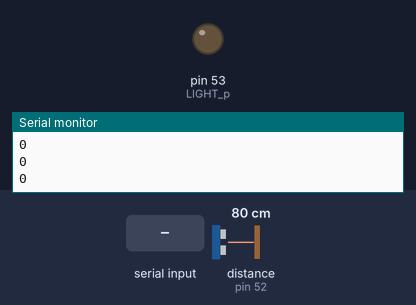
Simulated run of this sketch. Board: Arduino Mega 2560, built with avr-gcc and run on an emulated ATmega2560. Shown: output pins drawn as LEDs (lit = HIGH), the last lines printed to the serial monitor. Wiring (inferred from the names in the program): ultrasonic range finder: trigger pin 51; echo pin 52. The inputs (shaded band) are chosen by the test bench; at power-on: distance to the obstacle (sensor on pin 52) 80 cm. The echo pulse lasts 58.3 µs per cm; pins used as bus, display or sensor lines are not drawn.

Above: at 1.2 s.
1.3 s: distance to the obstacle (sensor on pin 52) set to 2 cm
At 1.4 s:
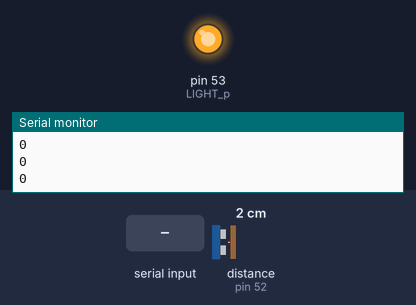
3.0 s: "8\n" received over Serial
At 10.2 s:
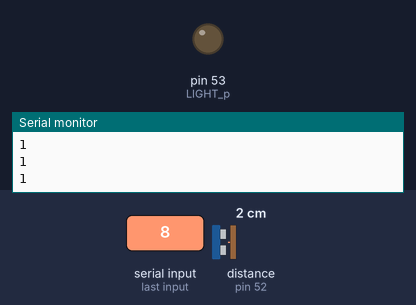
Timing chart, 0 to 10.5 s (numbered marks = the images above; inputs shaded):
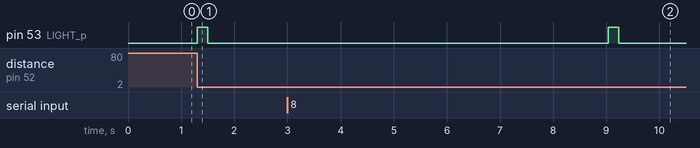

Measured:
- after the input at 1.3 s, pin 53 (LIGHT_p): LOW → HIGH at once, → LOW 0.20 s later
- after the input at 3.0 s, pin 53 (LIGHT_p): LOW → HIGH after 6.0 s, → LOW 0.20 s later

The sketch:

pirdemo.ino
```cpp
const int LIGHT_p = 53;
const int ECHO_p = 52;
const int TRIG_p = 51;
bool currentState = false;
bool previousState = false;

const int mode[4] = {0, 1, 2, 3};
int currentMode = 0;

const int THRESHOLD = 300;
int shutTicker = 0;

void setup() {
        Serial.begin(9600);
        pinMode(LIGHT_p, OUTPUT);
        pinMode(ECHO_p, INPUT);
        pinMode(TRIG_p, OUTPUT);
}

void loop() {

        if (currentMode > 3) {
                currentMode = 0;
        }

        while (Serial.available() == 0) {

                digitalWrite(TRIG_p, LOW);
                delayMicroseconds(10);
                digitalWrite(TRIG_p, HIGH);
                delayMicroseconds(10);
                digitalWrite(TRIG_p, LOW);

                long duration = pulseIn(ECHO_p, HIGH);
                long distance = (duration * 0.034) / 2; // Calculate distance in cm

                if (distance < 60.0 && distance != 0 && currentMode == 0) {
                        nextMode();
                        currentMode += 1;
                }

                if (distance < 60.0 && distance != 0) {
                        shutTicker = 0;
                }

                if (shutTicker > THRESHOLD) {
                        while (currentMode != 0) {
                                currentMode += 1;
                                if (currentMode > 3) {
                                        currentMode = 0 ;
                                }
                        }
                        shutTicker = 0;
                }

                if (currentMode != 0) {
                        shutTicker += 1;
                }
                Serial.println(shutTicker);
        }


        int menuChoice = Serial.parseInt();

        switch (menuChoice) {
        case 1:
                nextMode();
                currentMode += 1;
                if (currentMode > 3) {
                        currentMode = 0;
                }

                shutTicker = 0;
                break;
        case 2:
                changeIntensity();

                shutTicker = 0;
                break;
        case 8:
                Serial.println("Set current mode {0, 1, 2, 3}:");
                delay(5000);
                int changeMode = Serial.parseInt();
                currentMode = changeMode;
                shutTicker = 0;

                break;
        case 9:
                Serial.println("Sleeping");
                delay(6000000);

                break;
        default:
                break;

        delay(1000);
        }
}


void nextMode() {
        digitalWrite(LIGHT_p, HIGH);
        delay(200);
        digitalWrite(LIGHT_p, LOW);
        delay(200);
}

void changeIntensity() {
        digitalWrite(LIGHT_p, HIGH);
        delay(1500);
        digitalWrite(LIGHT_p, LOW);
        delay(1500);
}
```
